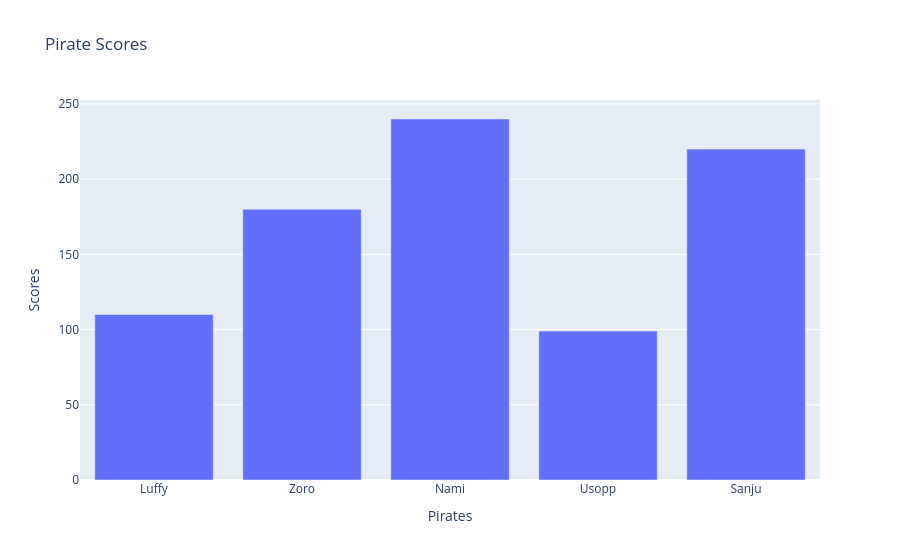

Notebook code for this chart:
### Code cell
graph.update_layout (title = 'Pirate Scores', 
                     xaxis_title = 'Pirates', 
                    yaxis_title = 'Scores')

### Figure 1 — Plotly figure (JSON) as saved in the notebook; plotly's stock layout.template omitted (floating-point values rounded to 4 significant figures)
{"data": [{"type": "bar", "x": ["Luffy", "Zoro", "Nami", "Usopp", "Sanju"], "y": [110, 180, 240, 99, 220]}], "layout": {"title": {"text": "Pirate Scores"}, "xaxis": {"title": {"text": "Pirates"}}, "yaxis": {"title": {"text": "Scores"}}}}
